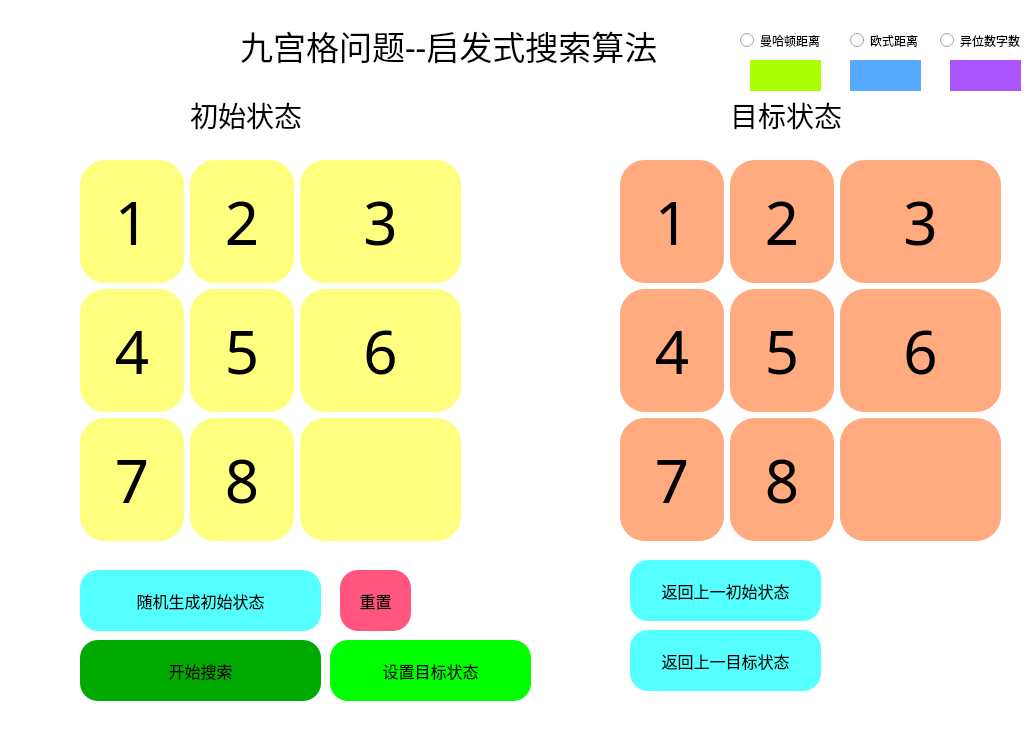
<?xml version="1.0" encoding="UTF-8"?>
<ui version="4.0">
 <class>Dialog</class>
 <widget class="QDialog" name="Dialog">
  <property name="geometry">
   <rect>
    <x>0</x>
    <y>0</y>
    <width>1029</width>
    <height>751</height>
   </rect>
  </property>
  <property name="windowTitle">
   <string>Dialog</string>
  </property>
  <property name="styleSheet">
   <string notr="true"/>
  </property>
  <widget class="QFrame" name="gridFrame">
   <property name="geometry">
    <rect>
     <x>70</x>
     <y>150</y>
     <width>401</width>
     <height>401</height>
    </rect>
   </property>
   <layout class="QGridLayout" name="gridLayout_5">
    <property name="sizeConstraint">
     <enum>QLayout::SetNoConstraint</enum>
    </property>
    <property name="leftMargin">
     <number>10</number>
    </property>
    <property name="topMargin">
     <number>10</number>
    </property>
    <property name="rightMargin">
     <number>10</number>
    </property>
    <property name="bottomMargin">
     <number>10</number>
    </property>
    <item row="3" column="3">
     <widget class="QPushButton" name="State_pos9">
      <property name="sizePolicy">
       <sizepolicy hsizetype="Preferred" vsizetype="Preferred">
        <horstretch>0</horstretch>
        <verstretch>0</verstretch>
       </sizepolicy>
      </property>
      <property name="font">
       <font>
        <pointsize>45</pointsize>
       </font>
      </property>
      <property name="styleSheet">
       <string notr="true">background-color: rgb(255, 255, 127);
border-radius:25px;</string>
      </property>
      <property name="text">
       <string/>
      </property>
     </widget>
    </item>
    <item row="3" column="1">
     <widget class="QPushButton" name="State_pos7">
      <property name="sizePolicy">
       <sizepolicy hsizetype="Preferred" vsizetype="Preferred">
        <horstretch>0</horstretch>
        <verstretch>0</verstretch>
       </sizepolicy>
      </property>
      <property name="font">
       <font>
        <family>Sans Serif</family>
        <pointsize>45</pointsize>
        <weight>50</weight>
        <italic>false</italic>
        <bold>false</bold>
       </font>
      </property>
      <property name="styleSheet">
       <string notr="true">background-color: rgb(255, 255, 127);
font: 45pt &quot;Sans Serif&quot;;
border-radius:25px;</string>
      </property>
      <property name="text">
       <string>7</string>
      </property>
     </widget>
    </item>
    <item row="1" column="3">
     <widget class="QPushButton" name="State_pos3">
      <property name="sizePolicy">
       <sizepolicy hsizetype="Preferred" vsizetype="Preferred">
        <horstretch>0</horstretch>
        <verstretch>0</verstretch>
       </sizepolicy>
      </property>
      <property name="font">
       <font>
        <family>Sans Serif</family>
        <pointsize>45</pointsize>
        <weight>50</weight>
        <italic>false</italic>
        <bold>false</bold>
       </font>
      </property>
      <property name="styleSheet">
       <string notr="true">background-color: rgb(255, 255, 127);
font: 45pt &quot;Sans Serif&quot;;
border-radius:25px;</string>
      </property>
      <property name="text">
       <string>3</string>
      </property>
     </widget>
    </item>
    <item row="2" column="1">
     <widget class="QPushButton" name="State_pos4">
      <property name="sizePolicy">
       <sizepolicy hsizetype="Preferred" vsizetype="Preferred">
        <horstretch>0</horstretch>
        <verstretch>0</verstretch>
       </sizepolicy>
      </property>
      <property name="font">
       <font>
        <family>Sans Serif</family>
        <pointsize>45</pointsize>
        <weight>50</weight>
        <italic>false</italic>
        <bold>false</bold>
       </font>
      </property>
      <property name="styleSheet">
       <string notr="true">background-color: rgb(255, 255, 127);
font: 45pt &quot;Sans Serif&quot;;
border-radius:25px;</string>
      </property>
      <property name="text">
       <string>4</string>
      </property>
     </widget>
    </item>
    <item row="1" column="1">
     <widget class="QPushButton" name="State_pos1">
      <property name="sizePolicy">
       <sizepolicy hsizetype="Preferred" vsizetype="Preferred">
        <horstretch>0</horstretch>
        <verstretch>0</verstretch>
       </sizepolicy>
      </property>
      <property name="font">
       <font>
        <family>Sans Serif</family>
        <pointsize>45</pointsize>
        <weight>50</weight>
        <italic>false</italic>
        <bold>false</bold>
       </font>
      </property>
      <property name="styleSheet">
       <string notr="true">background-color: rgb(255, 255, 127);
font: 45pt &quot;Sans Serif&quot;;
border-radius:25px;</string>
      </property>
      <property name="text">
       <string>1</string>
      </property>
     </widget>
    </item>
    <item row="2" column="2">
     <widget class="QPushButton" name="State_pos5">
      <property name="sizePolicy">
       <sizepolicy hsizetype="Preferred" vsizetype="Preferred">
        <horstretch>0</horstretch>
        <verstretch>0</verstretch>
       </sizepolicy>
      </property>
      <property name="font">
       <font>
        <family>Sans Serif</family>
        <pointsize>45</pointsize>
        <weight>50</weight>
        <italic>false</italic>
        <bold>false</bold>
       </font>
      </property>
      <property name="styleSheet">
       <string notr="true">background-color: rgb(255, 255, 127);
font: 45pt &quot;Sans Serif&quot;;
border-radius:25px;</string>
      </property>
      <property name="text">
       <string>5</string>
      </property>
     </widget>
    </item>
    <item row="1" column="2">
     <widget class="QPushButton" name="State_pos2">
      <property name="sizePolicy">
       <sizepolicy hsizetype="Preferred" vsizetype="Preferred">
        <horstretch>0</horstretch>
        <verstretch>0</verstretch>
       </sizepolicy>
      </property>
      <property name="font">
       <font>
        <family>Sans Serif</family>
        <pointsize>45</pointsize>
        <weight>50</weight>
        <italic>false</italic>
        <bold>false</bold>
       </font>
      </property>
      <property name="styleSheet">
       <string notr="true">background-color: rgb(255, 255, 127);
font: 45pt &quot;Sans Serif&quot;;
border-radius:25px;</string>
      </property>
      <property name="text">
       <string>2</string>
      </property>
     </widget>
    </item>
    <item row="3" column="2">
     <widget class="QPushButton" name="State_pos8">
      <property name="sizePolicy">
       <sizepolicy hsizetype="Preferred" vsizetype="Preferred">
        <horstretch>0</horstretch>
        <verstretch>0</verstretch>
       </sizepolicy>
      </property>
      <property name="font">
       <font>
        <family>Sans Serif</family>
        <pointsize>45</pointsize>
        <weight>50</weight>
        <italic>false</italic>
        <bold>false</bold>
       </font>
      </property>
      <property name="styleSheet">
       <string notr="true">background-color: rgb(255, 255, 127);
font: 45pt &quot;Sans Serif&quot;;
border-radius:25px;</string>
      </property>
      <property name="text">
       <string>8</string>
      </property>
     </widget>
    </item>
    <item row="2" column="3">
     <widget class="QPushButton" name="State_pos6">
      <property name="sizePolicy">
       <sizepolicy hsizetype="Preferred" vsizetype="Preferred">
        <horstretch>0</horstretch>
        <verstretch>0</verstretch>
       </sizepolicy>
      </property>
      <property name="font">
       <font>
        <family>Sans Serif</family>
        <pointsize>45</pointsize>
        <weight>50</weight>
        <italic>false</italic>
        <bold>false</bold>
       </font>
      </property>
      <property name="styleSheet">
       <string notr="true">background-color: rgb(255, 255, 127);
font: 45pt &quot;Sans Serif&quot;;
border-radius:25px;</string>
      </property>
      <property name="text">
       <string>6</string>
      </property>
     </widget>
    </item>
   </layout>
  </widget>
  <widget class="QFrame" name="gridFrame_2">
   <property name="geometry">
    <rect>
     <x>610</x>
     <y>150</y>
     <width>401</width>
     <height>401</height>
    </rect>
   </property>
   <layout class="QGridLayout" name="gridLayout_6">
    <property name="sizeConstraint">
     <enum>QLayout::SetNoConstraint</enum>
    </property>
    <property name="leftMargin">
     <number>10</number>
    </property>
    <property name="topMargin">
     <number>10</number>
    </property>
    <property name="rightMargin">
     <number>10</number>
    </property>
    <property name="bottomMargin">
     <number>10</number>
    </property>
    <item row="3" column="3">
     <widget class="QPushButton" name="Target_pos9">
      <property name="sizePolicy">
       <sizepolicy hsizetype="Preferred" vsizetype="Preferred">
        <horstretch>0</horstretch>
        <verstretch>0</verstretch>
       </sizepolicy>
      </property>
      <property name="font">
       <font>
        <pointsize>45</pointsize>
       </font>
      </property>
      <property name="styleSheet">
       <string notr="true">background-color: rgb(255, 170, 127);
border-radius:25px;</string>
      </property>
      <property name="text">
       <string/>
      </property>
     </widget>
    </item>
    <item row="3" column="1">
     <widget class="QPushButton" name="Target_pos7">
      <property name="sizePolicy">
       <sizepolicy hsizetype="Preferred" vsizetype="Preferred">
        <horstretch>0</horstretch>
        <verstretch>0</verstretch>
       </sizepolicy>
      </property>
      <property name="font">
       <font>
        <family>Sans Serif</family>
        <pointsize>45</pointsize>
        <weight>50</weight>
        <italic>false</italic>
        <bold>false</bold>
       </font>
      </property>
      <property name="styleSheet">
       <string notr="true">background-color: rgb(255, 170, 127);
font: 45pt &quot;Sans Serif&quot;;
border-radius:25px;</string>
      </property>
      <property name="text">
       <string>7</string>
      </property>
     </widget>
    </item>
    <item row="1" column="3">
     <widget class="QPushButton" name="Target_pos3">
      <property name="sizePolicy">
       <sizepolicy hsizetype="Preferred" vsizetype="Preferred">
        <horstretch>0</horstretch>
        <verstretch>0</verstretch>
       </sizepolicy>
      </property>
      <property name="font">
       <font>
        <family>Sans Serif</family>
        <pointsize>45</pointsize>
        <weight>50</weight>
        <italic>false</italic>
        <bold>false</bold>
       </font>
      </property>
      <property name="styleSheet">
       <string notr="true">background-color: rgb(255, 170, 127);
font: 45pt &quot;Sans Serif&quot;;
border-radius:25px;</string>
      </property>
      <property name="text">
       <string>3</string>
      </property>
     </widget>
    </item>
    <item row="2" column="1">
     <widget class="QPushButton" name="Target_pos4">
      <property name="sizePolicy">
       <sizepolicy hsizetype="Preferred" vsizetype="Preferred">
        <horstretch>0</horstretch>
        <verstretch>0</verstretch>
       </sizepolicy>
      </property>
      <property name="font">
       <font>
        <family>Sans Serif</family>
        <pointsize>45</pointsize>
        <weight>50</weight>
        <italic>false</italic>
        <bold>false</bold>
       </font>
      </property>
      <property name="styleSheet">
       <string notr="true">background-color: rgb(255, 170, 127);
font: 45pt &quot;Sans Serif&quot;;
border-radius:25px;</string>
      </property>
      <property name="text">
       <string>4</string>
      </property>
     </widget>
    </item>
    <item row="1" column="1">
     <widget class="QPushButton" name="Target_pos1">
      <property name="sizePolicy">
       <sizepolicy hsizetype="Preferred" vsizetype="Preferred">
        <horstretch>0</horstretch>
        <verstretch>0</verstretch>
       </sizepolicy>
      </property>
      <property name="font">
       <font>
        <family>Sans Serif</family>
        <pointsize>45</pointsize>
        <weight>50</weight>
        <italic>false</italic>
        <bold>false</bold>
       </font>
      </property>
      <property name="styleSheet">
       <string notr="true">background-color: rgb(255, 170, 127);
font: 45pt &quot;Sans Serif&quot;;
border-radius:25px;</string>
      </property>
      <property name="text">
       <string>1</string>
      </property>
     </widget>
    </item>
    <item row="2" column="2">
     <widget class="QPushButton" name="Target_pos5">
      <property name="sizePolicy">
       <sizepolicy hsizetype="Preferred" vsizetype="Preferred">
        <horstretch>0</horstretch>
        <verstretch>0</verstretch>
       </sizepolicy>
      </property>
      <property name="font">
       <font>
        <family>Sans Serif</family>
        <pointsize>45</pointsize>
        <weight>50</weight>
        <italic>false</italic>
        <bold>false</bold>
       </font>
      </property>
      <property name="styleSheet">
       <string notr="true">background-color: rgb(255, 170, 127);
font: 45pt &quot;Sans Serif&quot;;
border-radius:25px;</string>
      </property>
      <property name="text">
       <string>5</string>
      </property>
     </widget>
    </item>
    <item row="1" column="2">
     <widget class="QPushButton" name="Target_pos2">
      <property name="sizePolicy">
       <sizepolicy hsizetype="Preferred" vsizetype="Preferred">
        <horstretch>0</horstretch>
        <verstretch>0</verstretch>
       </sizepolicy>
      </property>
      <property name="font">
       <font>
        <family>Sans Serif</family>
        <pointsize>45</pointsize>
        <weight>50</weight>
        <italic>false</italic>
        <bold>false</bold>
       </font>
      </property>
      <property name="styleSheet">
       <string notr="true">background-color: rgb(255, 170, 127);
font: 45pt &quot;Sans Serif&quot;;
border-radius:25px;</string>
      </property>
      <property name="text">
       <string>2</string>
      </property>
     </widget>
    </item>
    <item row="3" column="2">
     <widget class="QPushButton" name="Target_pos8">
      <property name="sizePolicy">
       <sizepolicy hsizetype="Preferred" vsizetype="Preferred">
        <horstretch>0</horstretch>
        <verstretch>0</verstretch>
       </sizepolicy>
      </property>
      <property name="font">
       <font>
        <family>Sans Serif</family>
        <pointsize>45</pointsize>
        <weight>50</weight>
        <italic>false</italic>
        <bold>false</bold>
       </font>
      </property>
      <property name="styleSheet">
       <string notr="true">background-color: rgb(255, 170, 127);
font: 45pt &quot;Sans Serif&quot;;
border-radius:25px;</string>
      </property>
      <property name="text">
       <string>8</string>
      </property>
     </widget>
    </item>
    <item row="2" column="3">
     <widget class="QPushButton" name="Target_pos6">
      <property name="sizePolicy">
       <sizepolicy hsizetype="Preferred" vsizetype="Preferred">
        <horstretch>0</horstretch>
        <verstretch>0</verstretch>
       </sizepolicy>
      </property>
      <property name="font">
       <font>
        <family>Sans Serif</family>
        <pointsize>45</pointsize>
        <weight>50</weight>
        <italic>false</italic>
        <bold>false</bold>
       </font>
      </property>
      <property name="styleSheet">
       <string notr="true">background-color: rgb(255, 170, 127);
font: 45pt &quot;Sans Serif&quot;;
border-radius:25px;</string>
      </property>
      <property name="text">
       <string>6</string>
      </property>
     </widget>
    </item>
   </layout>
  </widget>
  <widget class="QLabel" name="label">
   <property name="geometry">
    <rect>
     <x>190</x>
     <y>100</y>
     <width>55</width>
     <height>18</height>
    </rect>
   </property>
   <property name="text">
    <string/>
   </property>
  </widget>
  <widget class="QLabel" name="State">
   <property name="geometry">
    <rect>
     <x>190</x>
     <y>90</y>
     <width>241</width>
     <height>51</height>
    </rect>
   </property>
   <property name="font">
    <font>
     <family>Ubuntu Light</family>
     <pointsize>21</pointsize>
    </font>
   </property>
   <property name="lineWidth">
    <number>35</number>
   </property>
   <property name="text">
    <string>初始状态</string>
   </property>
   <property name="textFormat">
    <enum>Qt::RichText</enum>
   </property>
  </widget>
  <widget class="QLabel" name="Target">
   <property name="geometry">
    <rect>
     <x>730</x>
     <y>90</y>
     <width>181</width>
     <height>51</height>
    </rect>
   </property>
   <property name="font">
    <font>
     <family>Ubuntu Light</family>
     <pointsize>21</pointsize>
    </font>
   </property>
   <property name="lineWidth">
    <number>35</number>
   </property>
   <property name="text">
    <string>目标状态</string>
   </property>
   <property name="textFormat">
    <enum>Qt::RichText</enum>
   </property>
  </widget>
  <widget class="QPushButton" name="random_button">
   <property name="geometry">
    <rect>
     <x>80</x>
     <y>570</y>
     <width>241</width>
     <height>61</height>
    </rect>
   </property>
   <property name="font">
    <font>
     <family>Ubuntu Light</family>
     <pointsize>12</pointsize>
    </font>
   </property>
   <property name="styleSheet">
    <string notr="true">#random_button{
border-radius:18px;
	background-color: rgb(85, 255, 255);
}</string>
   </property>
   <property name="text">
    <string>随机生成初始状态</string>
   </property>
  </widget>
  <widget class="QPushButton" name="Solve_button">
   <property name="geometry">
    <rect>
     <x>80</x>
     <y>640</y>
     <width>241</width>
     <height>61</height>
    </rect>
   </property>
   <property name="font">
    <font>
     <family>Suruma</family>
     <pointsize>12</pointsize>
    </font>
   </property>
   <property name="styleSheet">
    <string notr="true">#Solve_button{
border-radius:18px;
	background-color: rgb(0, 170, 0);
}</string>
   </property>
   <property name="text">
    <string>开始搜索</string>
   </property>
  </widget>
  <widget class="QLabel" name="label_2">
   <property name="geometry">
    <rect>
     <x>240</x>
     <y>10</y>
     <width>701</width>
     <height>71</height>
    </rect>
   </property>
   <property name="font">
    <font>
     <family>Ubuntu Light</family>
     <pointsize>25</pointsize>
    </font>
   </property>
   <property name="styleSheet">
    <string notr="true">border-radius:20px;</string>
   </property>
   <property name="text">
    <string>九宫格问题--启发式搜索算法</string>
   </property>
  </widget>
  <widget class="QPushButton" name="resetbutton">
   <property name="geometry">
    <rect>
     <x>340</x>
     <y>570</y>
     <width>71</width>
     <height>61</height>
    </rect>
   </property>
   <property name="font">
    <font>
     <pointsize>12</pointsize>
    </font>
   </property>
   <property name="styleSheet">
    <string notr="true">#resetbutton{
border-radius:18px;
	background-color: rgb(255, 85, 127);
}</string>
   </property>
   <property name="text">
    <string>重置</string>
   </property>
  </widget>
  <widget class="QPushButton" name="set_targetbutton">
   <property name="geometry">
    <rect>
     <x>330</x>
     <y>640</y>
     <width>201</width>
     <height>61</height>
    </rect>
   </property>
   <property name="font">
    <font>
     <pointsize>12</pointsize>
    </font>
   </property>
   <property name="styleSheet">
    <string notr="true">#set_targetbutton{
border-radius:18px;
	background-color: rgb(0, 255, 0);
}</string>
   </property>
   <property name="text">
    <string>设置目标状态</string>
   </property>
  </widget>
  <widget class="QLabel" name="SET_M_TIME">
   <property name="geometry">
    <rect>
     <x>750</x>
     <y>60</y>
     <width>71</width>
     <height>31</height>
    </rect>
   </property>
   <property name="font">
    <font>
     <pointsize>21</pointsize>
    </font>
   </property>
   <property name="styleSheet">
    <string notr="true">border-radius:25px;
border-color: rgb(255, 0, 0);
background-color: rgb(170, 255, 0);
</string>
   </property>
   <property name="text">
    <string/>
   </property>
  </widget>
  <widget class="QListView" name="listView">
   <property name="geometry">
    <rect>
     <x>-15</x>
     <y>-9</y>
     <width>1071</width>
     <height>781</height>
    </rect>
   </property>
   <property name="styleSheet">
    <string notr="true">background-image: url(:/bg/bg.jpg);</string>
   </property>
  </widget>
  <widget class="QRadioButton" name="M_Button">
   <property name="geometry">
    <rect>
     <x>740</x>
     <y>30</y>
     <width>86</width>
     <height>21</height>
    </rect>
   </property>
   <property name="font">
    <font>
     <family>黑体</family>
    </font>
   </property>
   <property name="text">
    <string>曼哈顿距离</string>
   </property>
   <attribute name="buttonGroup">
    <string notr="true">buttonGroup</string>
   </attribute>
  </widget>
  <widget class="QRadioButton" name="O_Button">
   <property name="geometry">
    <rect>
     <x>850</x>
     <y>30</y>
     <width>86</width>
     <height>21</height>
    </rect>
   </property>
   <property name="font">
    <font>
     <family>黑体</family>
    </font>
   </property>
   <property name="text">
    <string>欧式距离</string>
   </property>
   <attribute name="buttonGroup">
    <string notr="true">buttonGroup</string>
   </attribute>
  </widget>
  <widget class="QRadioButton" name="XOR_Button">
   <property name="geometry">
    <rect>
     <x>940</x>
     <y>30</y>
     <width>91</width>
     <height>21</height>
    </rect>
   </property>
   <property name="font">
    <font>
     <family>黑体</family>
    </font>
   </property>
   <property name="text">
    <string>异位数字数</string>
   </property>
   <attribute name="buttonGroup">
    <string notr="true">buttonGroup</string>
   </attribute>
  </widget>
  <widget class="QLabel" name="SET_O_TIME">
   <property name="geometry">
    <rect>
     <x>850</x>
     <y>60</y>
     <width>71</width>
     <height>31</height>
    </rect>
   </property>
   <property name="font">
    <font>
     <pointsize>21</pointsize>
    </font>
   </property>
   <property name="styleSheet">
    <string notr="true">border-radius:25px;
border-color: rgb(255, 0, 0);
background-color: rgb(85, 170, 255);
</string>
   </property>
   <property name="text">
    <string/>
   </property>
  </widget>
  <widget class="QLabel" name="SET_Y_TIME">
   <property name="geometry">
    <rect>
     <x>950</x>
     <y>60</y>
     <width>71</width>
     <height>31</height>
    </rect>
   </property>
   <property name="font">
    <font>
     <pointsize>21</pointsize>
    </font>
   </property>
   <property name="styleSheet">
    <string notr="true">border-radius:25px;
border-color: rgb(255, 0, 0);
background-color: rgb(170, 85, 255);
</string>
   </property>
   <property name="text">
    <string/>
   </property>
  </widget>
  <widget class="QPushButton" name="Back_lastState">
   <property name="geometry">
    <rect>
     <x>630</x>
     <y>560</y>
     <width>191</width>
     <height>61</height>
    </rect>
   </property>
   <property name="font">
    <font>
     <family>黑体</family>
     <pointsize>12</pointsize>
    </font>
   </property>
   <property name="styleSheet">
    <string notr="true">#Back_lastState{
border-radius:18px;
	background-color: rgb(85, 255, 255);
}</string>
   </property>
   <property name="text">
    <string>返回上一初始状态</string>
   </property>
  </widget>
  <widget class="QPushButton" name="Back_lastTarget">
   <property name="geometry">
    <rect>
     <x>630</x>
     <y>630</y>
     <width>191</width>
     <height>61</height>
    </rect>
   </property>
   <property name="font">
    <font>
     <family>黑体</family>
     <pointsize>12</pointsize>
    </font>
   </property>
   <property name="styleSheet">
    <string notr="true">#Back_lastTarget{
border-radius:18px;
	background-color: rgb(85, 255, 255);
}</string>
   </property>
   <property name="text">
    <string>返回上一目标状态</string>
   </property>
  </widget>
  <zorder>listView</zorder>
  <zorder>gridFrame</zorder>
  <zorder>gridFrame_2</zorder>
  <zorder>label</zorder>
  <zorder>State</zorder>
  <zorder>Target</zorder>
  <zorder>random_button</zorder>
  <zorder>Solve_button</zorder>
  <zorder>label_2</zorder>
  <zorder>resetbutton</zorder>
  <zorder>set_targetbutton</zorder>
  <zorder>SET_M_TIME</zorder>
  <zorder>M_Button</zorder>
  <zorder>O_Button</zorder>
  <zorder>XOR_Button</zorder>
  <zorder>SET_O_TIME</zorder>
  <zorder>SET_Y_TIME</zorder>
  <zorder>Back_lastState</zorder>
  <zorder>Back_lastTarget</zorder>
 </widget>
 <resources>
  <include location="src/bg.qrc"/>
 </resources>
 <connections/>
 <buttongroups>
  <buttongroup name="buttonGroup">
   <property name="exclusive">
    <bool>true</bool>
   </property>
  </buttongroup>
 </buttongroups>
</ui>
